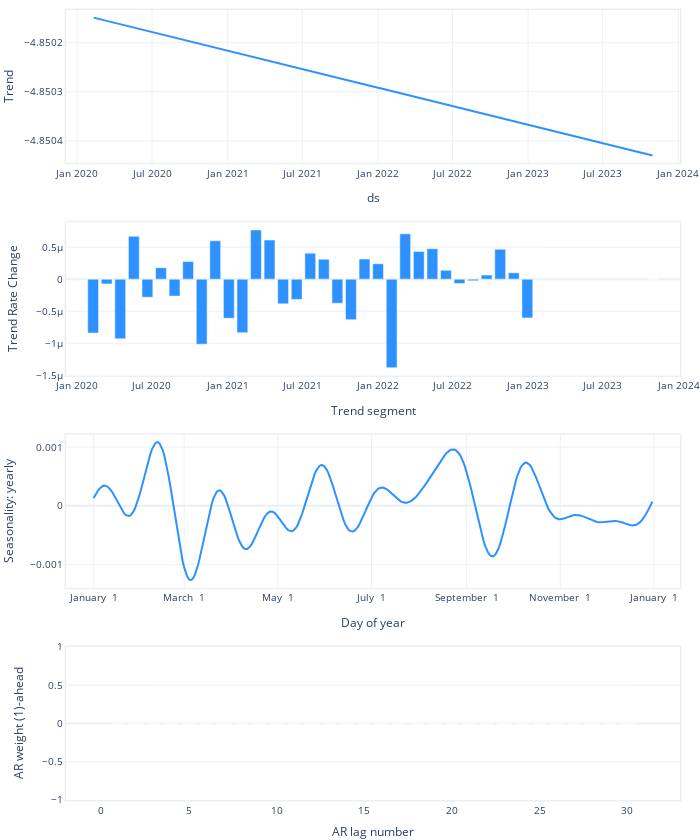

The code cell stored with this chart in its notebook:
### Code cell
m.plot_parameters(
    components=[
        "trend",
        "trend_rate_change",
        "seasonality",
        "autoregression",
        # "lagged_regressors"
    ]
)

### Figure 1 — Plotly figure (JSON) as saved in the notebook; plotly's stock layout.template omitted (floating-point values rounded to 4 significant figures; data arrays with more than 128 entries replaced by an {"elided": "..."} marker saying what was removed)
{"data": [{"fill": "none", "line": {"color": "#2d92ff", "width": 2}, "mode": "lines", "name": "Trend", "type": "scatter", "x": {"elided": "971 str values"}, "xaxis": "x", "y": {"elided": "971 float values"}, "yaxis": "y"}, {"marker": {"color": "#2d92ff"}, "name": "Trend Rate Change", "type": "bar", "x": ["2020-02-10T00:00:00", "2020-03-13T22:06:32.727273", "2020-04-15T20:13:05.454545", "2020-05-18T18:19:38.181818", "2020-06-20T16:26:10.909091", "2020-07-23T14:32:43.636364", "2020-08-25T12:39:16.363636", "2020-09-27T10:45:49.090909", "2020-10-30T08:52:21.818182", "2020-12-02T06:58:54.545455", "2021-01-04T05:05:27.272727", "2021-02-06T03:12:00", "2021-03-11T01:18:32.727273", "2021-04-12T23:25:05.454545", "2021-05-15T21:31:38.181818", "2021-06-17T19:38:10.909091", "2021-07-20T17:44:43.636364", "2021-08-22T15:51:16.363636", "2021-09-24T13:57:49.090909", "2021-10-27T12:04:21.818182", "2021-11-29T10:10:54.545455", "2022-01-01T08:17:27.272727", "2022-02-03T06:24:00", "2022-03-08T04:30:32.727273", "2022-04-10T02:37:05.454545", "2022-05-13T00:43:38.181818", "2022-06-14T22:50:10.909091", "2022-07-17T20:56:43.636364", "2022-08-19T19:03:16.363636", "2022-09-21T17:09:49.090909", "2022-10-24T15:16:21.818182", "2022-11-26T13:22:54.545455", "2022-12-29T11:29:27.272727", "2023-10-30T00:00:00"], "xaxis": "x2", "y": [-8.418e-07, -7.355e-08, -9.316e-07, 6.704e-07, -2.82e-07, 1.8e-07, -2.64e-07, 2.78e-07, -1.016e-06, 5.998e-07, -6.104e-07, -8.372e-07, 7.691e-07, 6.113e-07, -3.855e-07, -3.168e-07, 4.068e-07, 3.114e-07, -3.76e-07, -6.321e-07, 3.138e-07, 2.414e-07, -1.383e-06, 7.085e-07, 4.329e-07, 4.763e-07, 1.393e-07, -6.867e-08, -2.533e-08, 6.51e-08, 4.674e-07, 1.003e-07, -6.048e-07, 0], "yaxis": "y2"}, {"fill": "none", "line": {"color": "#2d92ff", "width": 2}, "mode": "lines", "name": "yearly", "type": "scatter", "x": {"elided": "365 str values"}, "xaxis": "x3", "y": {"elided": "365 float values"}, "yaxis": "y3"}, {"marker": {"color": "#2d92ff"}, "name": "AR", "type": "bar", "width": 0.8, "x": [30, 29, 28, 27, 26, 25, 24, 23, 22, 21, 20, 19, 18, 17, 16, 15, 14, 13, 12, 11, 10, 9, 8, 7, 6, 5, 4, 3, 2, 1], "xaxis": "x4", "y": [0, 0, 0, 0, 0, 0, 0, 0, 0, 0, 0, 0, 0, 0, 0, 0, 0, 0, 0, 0, 0, 0, 0, 0, 0, 0, 0, 0, 0, 0], "yaxis": "y4"}], "layout": {"autosize": true, "font": {"size": 10}, "height": 840, "hovermode": "x unified", "margin": {"b": 0, "l": 0, "pad": 0, "r": 10, "t": 10}, "showlegend": false, "title": {"font": {"size": 12}}, "width": 700, "xaxis": {"anchor": "y", "domain": [0, 1], "linewidth": 1.5, "mirror": true, "range": ["2019-12-05T00:00:00", "2024-01-05T00:00:00"], "showline": true, "title": {"text": "ds"}, "type": "date"}, "xaxis2": {"anchor": "y2", "domain": [0, 1], "linewidth": 1.5, "mirror": true, "range": ["2019-12-06T03:46:54.545455", "2024-01-03T20:13:05.454545"], "showline": true, "title": {"text": "Trend segment"}, "type": "date"}, "xaxis3": {"anchor": "y3", "domain": [0, 1], "linewidth": 1.5, "mirror": true, "range": ["2016-12-14T00:00:00", "2018-01-18T00:00:00"], "showline": true, "tickformat": "%B %e", "title": {"text": "Day of year"}}, "xaxis4": {"anchor": "y4", "domain": [0, 1], "linewidth": 1.5, "mirror": true, "range": [-2, 33], "showline": true, "title": {"text": "AR lag number"}}, "yaxis": {"anchor": "x", "domain": [0.8063, 1], "linewidth": 1.5, "mirror": true, "rangemode": "normal", "showline": true, "title": {"text": "Trend"}}, "yaxis2": {"anchor": "x2", "domain": [0.5375, 0.7312], "linewidth": 1.5, "mirror": true, "rangemode": "normal", "showline": true, "title": {"text": "Trend Rate Change"}}, "yaxis3": {"anchor": "x3", "domain": [0.2687, 0.4625], "linewidth": 1.5, "mirror": true, "rangemode": "normal", "showline": true, "title": {"text": "Seasonality: yearly"}}, "yaxis4": {"anchor": "x4", "domain": [0, 0.1938], "linewidth": 1.5, "mirror": true, "rangemode": "normal", "showline": true, "title": {"text": "AR weight (1)-ahead"}}}}
